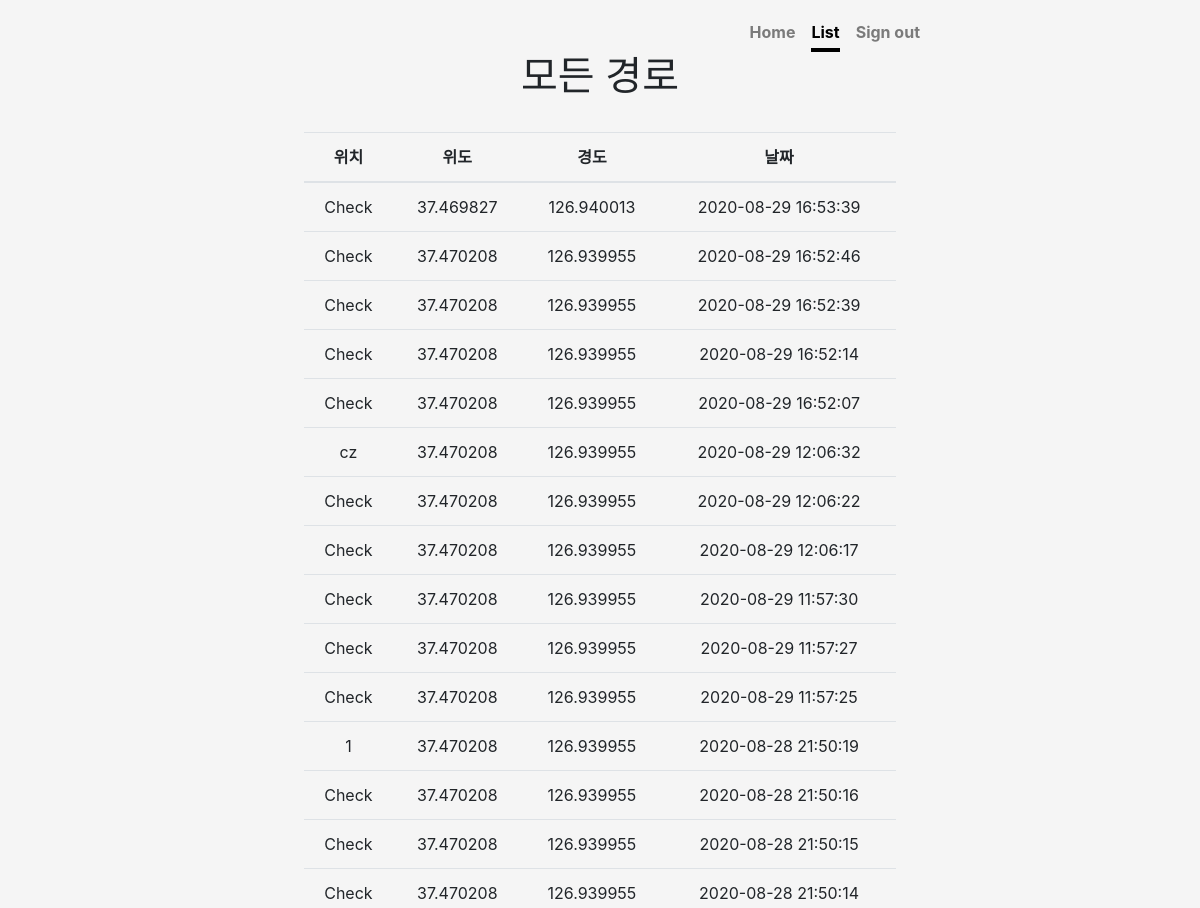
/app/list/ (signed in, upper part), run on an earlier commit of the app's database.
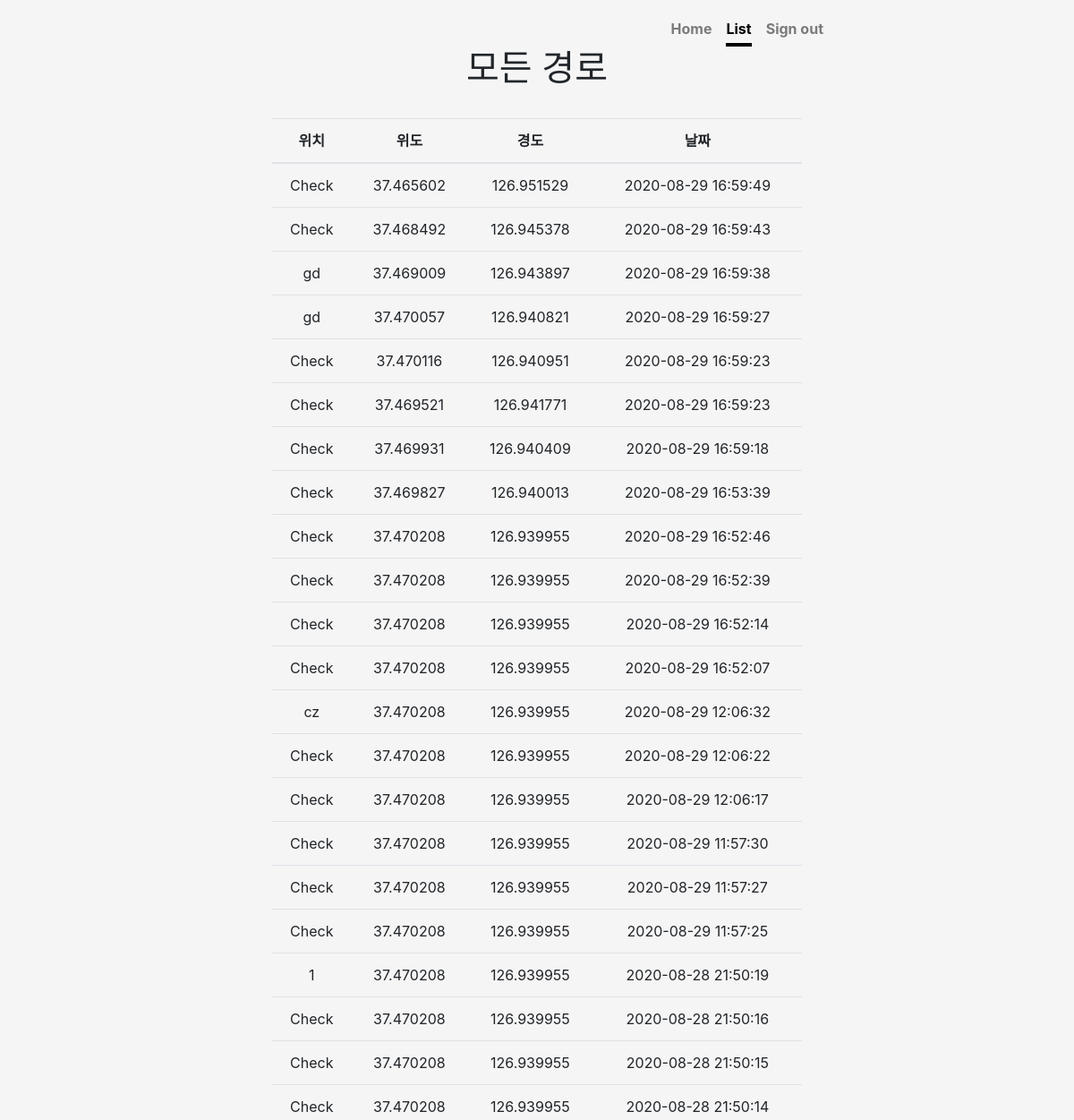
And on a later commit of the database.
### app/models.py (models this page shows)
class Report(models.Model):
    objects = models.Manager()
    input_user = models.ForeignKey(User, on_delete = models.CASCADE)
    input_report = models.CharField(max_length=200, null = True, default='비어있음')
    input_date = models.CharField(max_length=20, default=0, null=True, blank=True)
    input_time = models.CharField(max_length=20, default=0, null=True, blank=True)
    input_lat = models.DecimalField(max_digits=9, decimal_places=6, null = True)
    input_lon = models.DecimalField(max_digits=9, decimal_places=6, null = True)

### app/views.py (the view)
# urls.py: path('list/', views.list, name='list'),
def list(request):
    report = Report.objects.filter(input_user=request.user).order_by('-input_date','-id')
    return render(request, 'list.html', {'report':report })

### app/templates/list.html (shortened to what this page needs)
{% extends 'mainBase.html' %}
{% load static %}
{% block maincontent %}
<body class="text-center">
  <div class="cover-container d-flex w-100 h-100 p-3 mx-auto flex-column">
    <header class="masthead mb-auto">
      <div class="inner">
        <nav class="nav nav-masthead justify-content-center">
          <a class="nav-link" href="{% url 'index' %}">Home</a>
          <a class="nav-link active" href="{% url 'list' %}">List</a>
          <a class="nav-link" href="{% url 'signout' %}">Sign out</a>
        </nav>
      </div>
    </header>
    <main role="main" class="inner cover">
      <h1 class="cover-heading">모든 경로</h1>
      <br>
      <table class="table">
        <thead>
          <tr>
            <th scope="col">위치</th>
            <th scope="col">위도</th>
            <th scope="col">경도</th>
            <th scope="col">날짜</th>
          </tr>
        </thead>
        <tbody>
          {% for report in report.all %}
          <tr>
            <td>{{ report.input_report }}</td>
            <td>{{ report.input_lat }}</td>
            <td>{{ report.input_lon }}</td>
            <td>{{ report.input_date }} {{ report.input_time }}</td>
          </tr>
          {% endfor %}
        </tbody>
      </table>
    </main>
  </div>
</body>
{% endblock %}

### project/templates/mainBase.html (shortened to what this page needs)
{% extends 'base.html' %}
{% load static %}
{% block content %}
<link href="{% static 'css/cover.css' %}" rel="stylesheet">
</head>
{% block maincontent %}
{% endblock %}
{% endblock %}

### project/templates/base.html (shortened to what this page needs)
{% load static %}
<!doctype html>
<html lang="en">
<head>
    <link rel="stylesheet" href="https://stackpath.bootstrapcdn.com/bootstrap/4.5.2/css/bootstrap.min.css">
    <link href="{% static 'css/bootstrap.css' %}" rel="stylesheet">
{% block content %}
{% endblock %}

### app/static/css/cover.css (style rules this page uses)
html, body { height: 100%; background-color: #f5f5f5; }
body { display: -ms-flexbox; display: flex; }
.cover-container { max-width: 42em; }
.masthead { margin-bottom: 2rem; }
.nav-masthead .nav-link { padding: .25rem 0; font-weight: 700; color: rgba(0, 0, 0, .5); background-color: transparent; border-bottom: .25rem solid transparent; }
.nav-masthead .nav-link + .nav-link { margin-left: 1rem; }
.nav-masthead .active { color: #000; border-bottom-color: #000; }
@media (min-width: 48em) { .nav-masthead { float: right; } }
.cover { padding: 0 1.5rem; }

What changed in the data, as far as the page shows it:
added Report: input_report "Check", input_lat "37.465602", input_lon "126.951529", input_date "2020-08-29", input_time "16:59:49"
added Report: input_report "Check", input_lat "37.468492", input_lon "126.945378", input_date "2020-08-29", input_time "16:59:43"
added Report: input_report "gd", input_lat "37.469009", input_lon "126.943897", input_date "2020-08-29", input_time "16:59:38"
added Report: input_report "gd", input_lat "37.470057", input_lon "126.940821", input_date "2020-08-29", input_time "16:59:27"
added Report: input_report "Check", input_lat "37.470116", input_lon "126.940951", input_date "2020-08-29", input_time "16:59:23"
added Report: input_report "Check", input_lat "37.469521", input_lon "126.941771", input_date "2020-08-29", input_time "16:59:23"
added Report: input_report "Check", input_lat "37.469931", input_lon "126.940409", input_date "2020-08-29", input_time "16:59:18"
